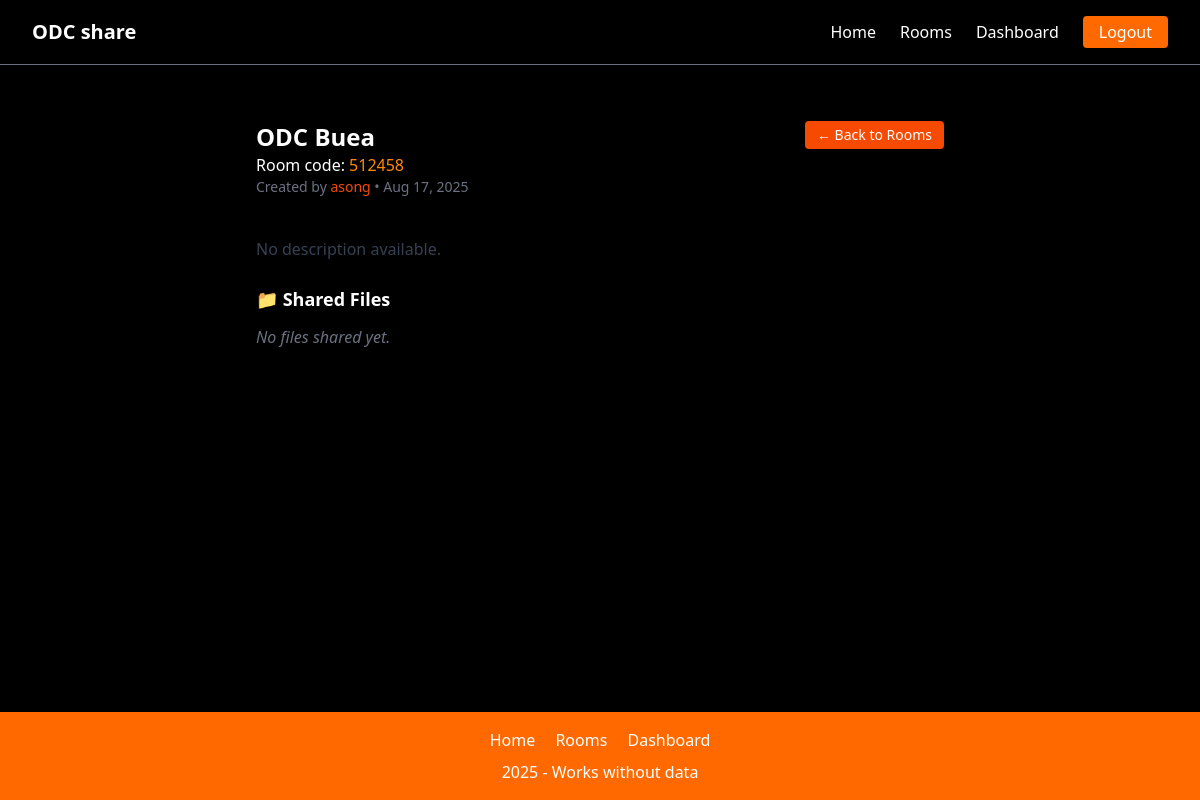
Screenshot of /room/512458/ (signed in) with the database file from the repository.
### home/models.py (models this page shows, shortened)
class Room(models.Model):
    room_name = models.CharField(max_length=100, null=True)
    description = models.TextField(max_length=200, null=True)
    code = models.CharField(max_length=6, unique=True, editable=False, null=True, blank=True)
    created_by = models.ForeignKey(User, on_delete=models.CASCADE, related_name="rooms", null=True)
    created_at = models.DateTimeField(auto_now_add=True)
    members = models.ManyToManyField(User, related_name="joined_rooms", blank=True)

### home/views.py (the view)
# urls.py: path("room/<str:code>/", views.room_detail, name="room_detail"),
@login_required
def room_detail(request, code):
    rooms = get_object_or_404(Room, code=code)
    return render(request, "room_detail.html", {"rooms": rooms})

### home/templates/room_detail.html (shortened to what this page needs)
{% extends "base.html" %}
{% block content %}
<div class="w-[96%] sm:w-[60%] mx-auto mt-10 p-4 rounded-2xl shadow-lg">
    <div class="flex flex-col sm:flex-row sm:items-center sm:justify-between pb-4 mb-6">
        <div class="mb-4 sm:mb-0">
            <h1 class="text-2xl font-bold text-white">{{ rooms.room_name }}</h1>
            <p>Room code: <span class="text-orange-400">{{rooms.code}}</span></p>
            <p class="text-sm text-gray-500">
                Created by <span class="font-medium text-orange-600">{{ request.user.username }}</span>
                • {{ rooms.created_at|date:"M d, Y" }}
            </p>
        </div>
        <a href="/"
            class="px-3 py-1 text-xs sm:text-sm bg-orange-600 text-white rounded hover:bg-orange-500 transition sm:self-start">
            ← Back to Rooms
        </a>
    </div>
    <div class="mb-6">
        <p class="text-gray-700">{{ room.description|default:"No description available." }}</p>
    </div>
    <div>
        <h2 class="text-lg font-semibold text-white mb-3">📁 Shared Files</h2>
        {% if files %}
        <ul class="space-y-3">
            {% for file in files %}
            <li class="flex items-center justify-between p-3 border rounded-lg hover:bg-gray-50">
                <div class="flex items-center space-x-3">
                    <span class="text-orange-600">⬇️</span>
                    <span class="text-gray-700 font-medium"></span>
                </div>
                <a href="{{ file.file.url }}" download
                    class="px-3 py-1 bg-black text-white rounded-lg hover:bg-gray-800">
                    Download
                </a>
            </li>
            {% endfor %}
        </ul>
        {% else %}
        <p class="text-gray-500 italic">No files shared yet.</p>
        {% endif %}
    </div>
</div>
{% endblock %}

### rows the page displays
Room: room_name "ODC Buea", code "512458", created_at "Aug 17, 2025"

### other values shown
{{ request.user.username }} "asong"
{{ room.description|default:"No description available." }} "No description available."
